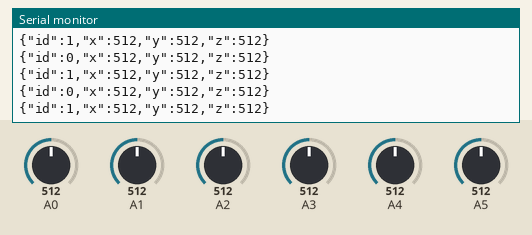
This sketch was run on a simulated Arduino Uno, built with avr-gcc and run on an emulated ATmega328P. On the bench: the last lines printed to the serial monitor. The test bench sets the inputs (shaded band); at power-on: A1 = 512, A2 = 512, A0 = 512, A3 = 512, A4 = 512, A5 = 512.

Above: at 2.7 s.
2.8 s: A1 set to 108
At 2.93 s:
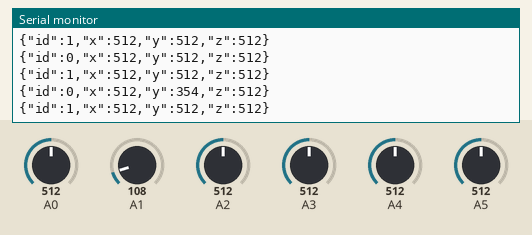
5.8 s: A1 set to 95
At 5.9 s:
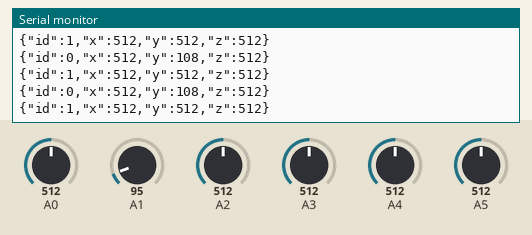
8.8 s: A2 set to 109
At 8.87 s:
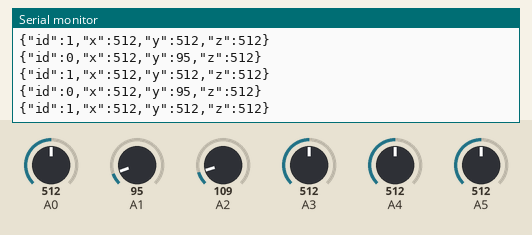
11.8 s: A2 set to 95
At 11.84 s:
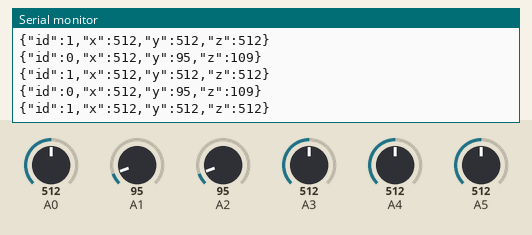
Timing chart, 0 to 14.8 s (numbered marks = the images above; inputs shaded):
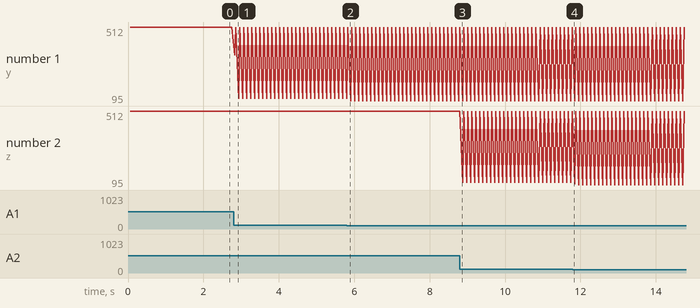

Measured:
- after the input at 2.8 s, the serial monitor: prints a new line at once (image 1)
- plotted number 1: 512 → 108 after the input at 2.8 s, 108 → 95 after the input at 5.8 s

The sketch:

sketch.ino
```cpp
void setup() {
  Serial.begin(9600);
}

void loop()
{
  int i;
  long ax, ay, az, bx, by, bz;
  ax = ay = az = bx = by = bz = 0;
  for (i = 0; i < 100; i++) {
    ax = ax + analogRead(0);
    ay = ay + analogRead(1);
    az = az + analogRead(2);
    bx = bx + analogRead(3);
    by = by + analogRead(4);
    bz = bz + analogRead(5);
  }
  ax = ax / 100;
  ay = ay / 100;
  az = az / 100;
  bx = bx / 100;
  by = by / 100;
  bz = bz / 100;
  Serial.print("{\"id\":0,\"x\":" + String(ax) + ",\"y\":" + String(ay) + ",\"z\":" + String(az) + "}\n");
  Serial.print("{\"id\":1,\"x\":" + String(bx) + ",\"y\":" + String(by) + ",\"z\":" + String(bz) + "}\n");
  delay(40);
}
```
